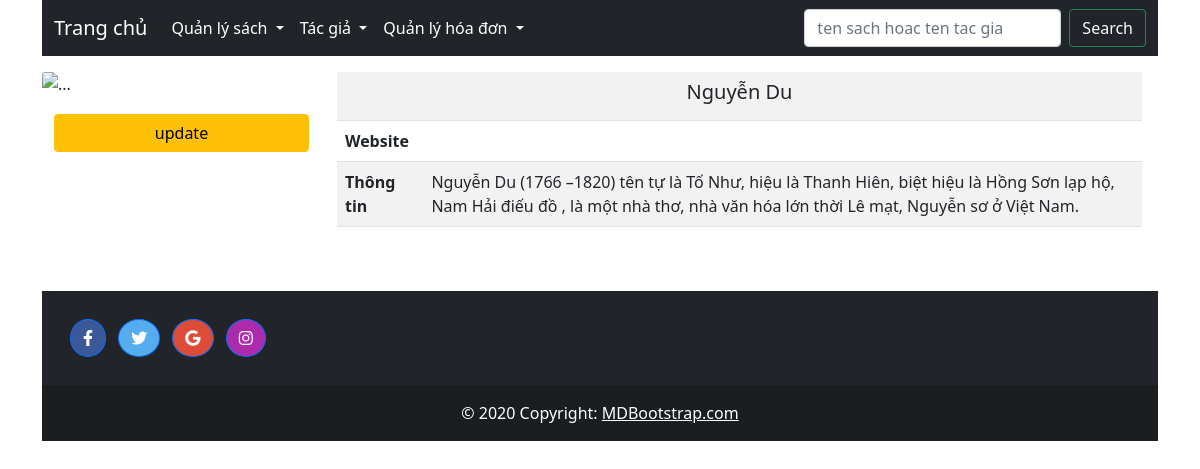
The app's page /source-code/index.php?page=author-details&author_id=4 with its own data.
### tables this page shows
CREATE TABLE `author` (
  `author_id` int NOT NULL,
  `author_name` varchar(255) NOT NULL,
  `birth_death` varchar(50) DEFAULT NULL,
  `author_image` varchar(255) DEFAULT NULL,
  `website` varchar(255) DEFAULT NULL,
  `description` text
);

### source-code/src/Controller/AuthorController.php (called while the page is built, shortened)
<?php
class AuthorController
{
    protected $authorModel;
    public function __construct(){
        $this->authorModel = new AuthorModel();
    }
    public function showAuthorDetail(){
        $id = (int)$_REQUEST['author_id'];
        $author = $this->authorModel->getAuthorById($id);
        include "src/View/author/author-details.php";
    }
}

### source-code/src/Model/AuthorModel.php (called while the page is built, shortened)
<?php
class AuthorModel
{
    protected $database;
    public function __construct(){
        $db = new DBConnect();
        $this->database = $db->connect();
    }
    public function getAuthorById($id){
        $sql = "SELECT*FROM author WHERE author_id=:id";
        $stmt = $this->database->prepare($sql);
        $stmt->bindValue(':id',$id);
        $stmt->execute();
        return $stmt->fetchAll();
    }
}

### source-code/src/Model/DBConnect.php (called while the page is built, shortened)
<?php
class DBConnect
{
    protected $dns;
    protected $username;
    protected $password;
    public function __construct()
    {
        $this->dns = 'mysql:host=127.0.0.1;dbname=book_shop';
        $this->username = 'root';
        $this->password = 'admin123';
    }
    public function connect()
    {
        try {
            return new PDO($this->dns, $this->username, $this->password);
        }catch(\PDOException $e){
            echo $e->getMessage();
            exit();
        }
    }
}

### source-code/src/View/author/author-details.php (the view)
<?php
    require "src/View/layout/header.php";
?>
    <div class="row my-content col">
            <div class="card mb-3 " style="border: none;">
                <div class="row g-0">
                    <div class="col-lg-3 col-md-6 mb-3 mt-6" style="margin-top: 1.2vw">
                        <div>
                            <img class="card-img-top img-fluid" src="images/<?php echo $author[0]['author_image'] ?>" alt="...">
                        </div>
                        <div class="row add-book" style="margin-top: 1.5vw">
                            <div class="mb-3 col-12 d-grid gap-2">
                                <a  class="btn btn-warning" href="index.php?page=update-author&author_id=<?php echo $author[0]['author_id'] ?>" >update</a>
                            </div>
                        </div>
                    </div>
                    <div class="col-lg-9 col-md-6 mb-3">
                        <div class="card-body">
                            <table class="table-striped table">
                                <tr>
                                    <th colspan="2"><h5 class="card-title text-center"><?php echo $author[0]['author_name'] ?></h5></th>
                                </tr>
                                <tr>
                                    <th><p class="card-text">Website</p></th>
                                    <td><p class="card-text"><a style="text-decoration: none" href="<?php echo $author[0]['website'] ?>"><?php echo $author[0]['website'] ?></a></p></td>
                                </tr>
                                <tr>
                                    <th><p class="card-text">Thông tin</p></th>
                                    <td><p class="card-text"><?php echo $author[0]['description'] ?></p></td>
                                </tr>
                            </table>
                        </div>
                    </div>
                </div>
            </div>
    </div>
<?php
require "src/View/layout/footer.php";
?>

### source-code/CSS/main.css (style rules this page uses)
.card-img-top { width: 100%; height: 28vw; object-fit: cover; }
.add-book { margin-left: 0; margin-right: 0; }

### records on screen
author: author_name "Nguyễn Du", description "Nguyễn Du (1766 –1820) tên tự là Tố Như, hiệu là Thanh Hiên, biệt hiệu là Hồng Sơn lạp hộ, Nam Hải điếu đồ , là một nhà thơ, nhà văn hóa lớn thời Lê mạt, Nguyễn sơ ở Việt Nam."
